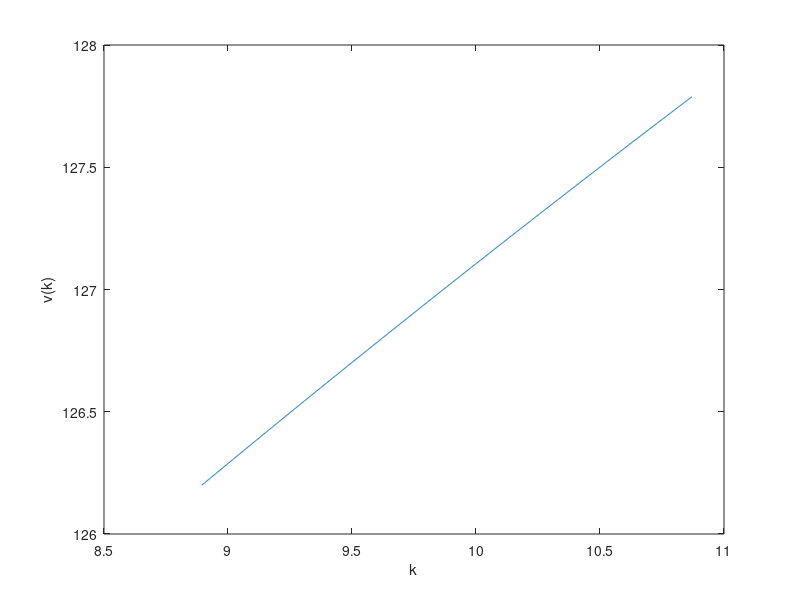
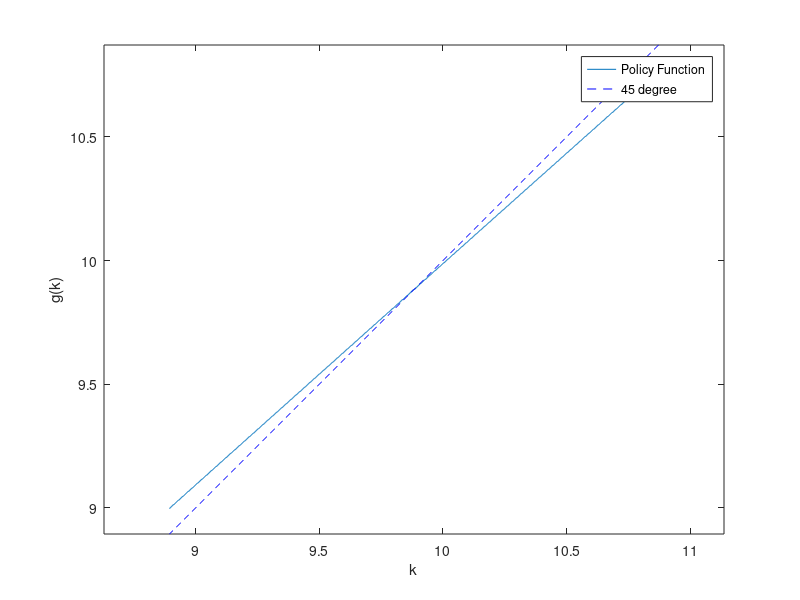
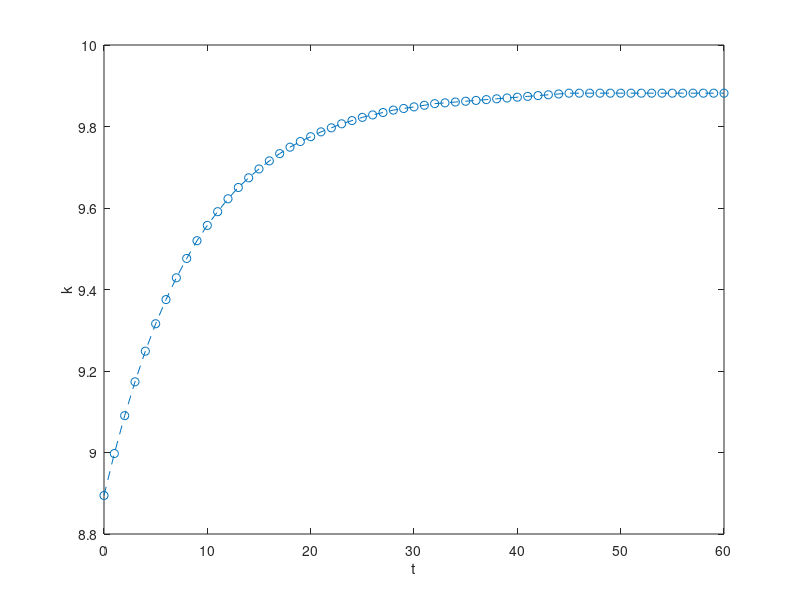

MATLAB code for these plots, in order: (Note: a time limit stopped this script after it produced the figures.)
%% Value Function Iteration + Shooting Algorithm
% Course: ECON 6140
% Version: 1.0
% Author: Julien Neves
clear, clc;

%% Question 4
n = 1000;	% Size of grid

alpha = 0.33;   % labor share
delta = 0.05;   % depreciation of capital
sigma = 0.5;    % CRRA
beta = 0.98;     % discount factor
tau_x = 0.01;   % technology
tau_c = 0.01;   % technology

crit = 1;	% Initialize convergence criterion
tol = .001;	% Convergence tolerance

T = 60;

% Grid
kstar = ((alpha*beta)/((1-beta*(1-delta))*(1+tau_x)))^(1/(1-alpha)); % Steady state
cstar = (kstar^alpha-delta*kstar*(1+tau_x))/(1+tau_c);

kmax = 0.9*kstar;	% Upper bound
kmin = 1.1*kstar;	% Lower bound
kgrid = linspace(kmin,kmax,n)';	% Create grid

k0 = 0.9*kstar;

% Empty
val_temp = zeros(n,1);  % Initialize temporary value function vector
val_fun = zeros(n,1);	% Initialize value function vector
pol_fun = zeros(n,1);	% Initialize policy function vector

ite = 0;    % Initialize iteration counter

% Value function iteration
while crit>tol ;
    % Iterate on k
    for i=1:n   
        c = (kgrid(i)^alpha + (1+tau_x)*((1-delta)*kgrid(i) - kgrid))/(1+tau_c); % Compute consumption for kt
        utility_c = c.^(1-sigma)/(1-sigma); % Compute utility for every ct
        utility_c(c<=0) = -Inf;	% Set utility to -Inf for c<=0
        [val_fun(i),pol_fun(i)] = max(utility_c + beta*val_temp);   % Solve bellman equation
    end
    crit = max(abs(val_fun-val_temp));  % Compute convergence criterion
    val_temp = val_fun;	% Update value function
    ite = ite + 1 % update iteration
end

% Value function
figure(1)
plot(kgrid,val_fun) 
xlabel('k')
ylabel('v(k)')
print -depsc fig1.eps

% Policy function
figure(2)
plot(kgrid,kgrid(pol_fun))
axis equal
hold on
plot(kgrid,kgrid, '--b')
xlabel('k')
ylabel('g(k)')
legend('Policy Function','45 degree', 'Location', 'best')
print -depsc fig2.eps


%% Question 5

kpath=zeros(1,T);
[~,kpath(1)]=min(abs(kgrid-k0));

for i = 1:T
    kpath(i+1) = pol_fun(kpath(i));
end
kpath = kgrid(kpath);

% Capital path
figure(3)
plot(0:length(kpath)-1,kpath, '--o');
xlabel('t')
ylabel('k')
print -depsc fig3.eps


%% Question 6
kstar_old = kstar;
cstar_old = cstar;

N = 100000; % grid size
T = 100;    % time periods
tol = .01;	% Convergence tolerance

tau_c = repmat(.03,1,T);   % technology
tau_x = repmat(.05,1,T);   % technology

kstar = ((alpha*beta)/((1-beta*(1-delta))*(1+tau_x(T))))^(1/(1-alpha)); % Steady state
cstar = (kstar^alpha-delta*kstar*(1+tau_x(T)))/(1+tau_c(T));   % c steady state 

k0 = kstar_old; % starting k value

k = zeros(1,T+1);   % initial k path vector
c = zeros(1,T+1);   % initial c path vector

lb_k = 0.9*kstar;   % lower bound of k axis
ub_k = 1.1*kstar;   % upper bound of k axis

lb_c = 0.9*cstar;   % lower bound of c axis
ub_c = 1.1*cstar;   % lower bound of c axis

kgrid = lb_k : (ub_k-lb_k)/(N-1) : ub_k;   % k axis
cgrid = lb_c : (ub_c-lb_c)/(N-1) : ub_c;   % c axis

crit = 1;   % initialize tolerance criteria
ite = 1;    % initialize iteration

while (crit>tol && ite<=N)
    k(1) = k0;  % set starting k0
    c(1) = cgrid(ite); % pick c0
    for t = 1:T-1
        k(t+1) = k(t)^alpha/(1+tau_x(t))+(1-delta)*k(t)-c(t)*(1+tau_c(t))/(1+tau_x(t)); % compute k(t+1)
        A = (1+tau_c(t))*(1+tau_x(t+1))/((1+tau_x(t))*(1+tau_c(t+1))); % tax scaling factor
        c(t+1) = c(t)*(A*(alpha*beta*k(t)^(alpha-1)/(1+tau_x(t+1))+beta*(1-delta)))^(1/sigma); %compute c(t+1)
        crit = max(abs(kstar-k(t+1)),abs(cstar-c(t+1)));    % deviation from steady state
        if crit<=tol
            % if close to steady state stop algorithm
            k = k(1:t+1); % cut path after convergences
            c = c(1:t+1); % cut path after convergences
            break
        else
            continue
        end
    end
    ite = ite + 1 % update iteration
end

k = [kstar_old, k]; % add k0
c = [cstar_old, c]; % add c0

% plot time path of k and c
figure(4)
subplot(2,1,1)
plot(0:length(k)-1,k, '--o');
xlabel('t') % x-axis label
ylabel('k') % y-axis label
subplot(2,1,2)
plot(0:length(c)-1,c, '--o');
xlabel('t') % x-axis label
ylabel('c') % y-axis label
print -depsc fig4.eps


%% Question 7
tau_c = [repmat(.03,1,10),repmat(.01,1,T-10)];   % technology
tau_x = [repmat(.05,1,10),repmat(.01,1,T-10)];   % technology

kstar = ((alpha*beta)/((1-beta*(1-delta))*(1+tau_x(T))))^(1/(1-alpha)); % Steady state
cstar = (kstar^alpha-delta*kstar*(1+tau_x(T)))/(1+tau_c(T));   % c steady state 

k0 = kstar_old; % starting k value

k = zeros(1,T+1);   % initial k path vector
c = zeros(1,T+1);   % initial c path vector

lb_k = 0.9*kstar;   % lower bound of k axis
ub_k = 1.1*kstar;   % upper bound of k axis

lb_c = 0.9*cstar;   % lower bound of c axis
ub_c = 1.1*cstar;   % lower bound of c axis

kgrid = lb_k : (ub_k-lb_k)/(N-1) : ub_k;   % k axis
cgrid = lb_c : (ub_c-lb_c)/(N-1) : ub_c;   % c axis

crit = 1;   % initialize tolerance criteria
ite = 1;    % initialize iteration

while (crit>tol && ite<=N)
    k(1) = k0;  % set starting k0
    c(1) = cgrid(ite); % pick c0
    for t = 1:T-1
        k(t+1) = k(t)^alpha/(1+tau_x(t))+(1-delta)*k(t)-c(t)*(1+tau_c(t))/(1+tau_x(t)); % compute k(t+1)
        A = (1+tau_c(t))*(1+tau_x(t+1))/((1+tau_x(t))*(1+tau_c(t+1))); % tax scaling factor
        c(t+1) = c(t)*(A*(alpha*beta*k(t)^(alpha-1)/(1+tau_x(t+1))+beta*(1-delta)))^(1/sigma); %compute c(t+1)
        crit = max(abs(kstar-k(t+1)),abs(cstar-c(t+1)));    % deviation from steady state
        if crit<=tol
            % if close to steady state stop algorithm
            k = k(1:t+1); % cut path after convergences
            c = c(1:t+1); % cut path after convergences
            break
        else
            continue
        end
    end
    ite = ite + 1 % update iteration
end

k = [kstar_old, k]; % add k0
c = [cstar_old, c]; % add c0

% plot time path of k and c
figure(5)
subplot(2,1,1)
plot(0:length(k)-1,k, '--o');
xlabel('t') % x-axis label
ylabel('k') % y-axis label
subplot(2,1,2)
plot(0:length(c)-1,c, '--o');
xlabel('t') % x-axis label
ylabel('c') % y-axis label
print -depsc fig5.eps
